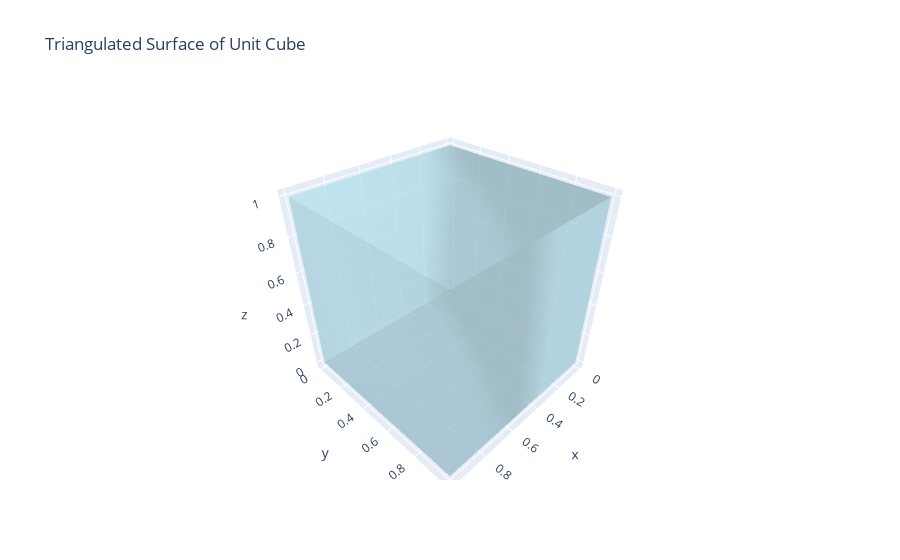

Notebook source saved alongside this figure:
### Code cell
import plotly.graph_objects as go

# Get x, y, z coordinates
x, y, z = points[:,0], points[:,1], points[:,2]

# Create mesh plot
fig = go.Figure(data=[
    go.Mesh3d(
        x=x, y=y, z=z,
        i=triangles[:, 0],
        j=triangles[:, 1],
        k=triangles[:, 2],
        color='lightblue',
        opacity=0.5
    )
])

fig.update_layout(
    title='Triangulated Surface of Unit Cube',
    scene=dict(aspectmode='data')
)
fig.show()

### Figure 1 — Plotly figure (JSON) as saved in the notebook; plotly's stock layout.template omitted (floating-point values rounded to 4 significant figures)
{"data": [{"color": "lightblue", "i": [0, 0, 3, 3, 0, 0, 4, 4, 0, 0, 1, 1], "j": [1, 5, 2, 6, 3, 2, 5, 6, 4, 7, 2, 6], "k": [5, 4, 6, 7, 2, 1, 6, 7, 7, 3, 6, 5], "opacity": 0.5, "type": "mesh3d", "x": [0.0, 0.0, 0.0, 0.0, 1.0, 1.0, 1.0, 1.0], "y": [0.0, 1.0, 1.0, 0.0, 0.0, 1.0, 1.0, 0.0], "z": [0.0, 0.0, 1.0, 1.0, 0.0, 0.0, 1.0, 1.0]}], "layout": {"scene": {"aspectmode": "data"}, "title": {"text": "Triangulated Surface of Unit Cube"}}}
